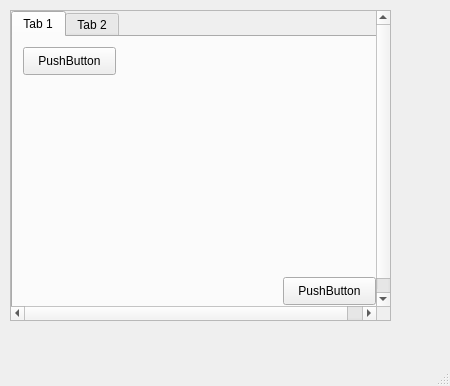
<?xml version="1.0" encoding="UTF-8"?>
<ui version="4.0">
 <class>MainWindow</class>
 <widget class="QMainWindow" name="MainWindow">
  <property name="geometry">
   <rect>
    <x>0</x>
    <y>0</y>
    <width>450</width>
    <height>386</height>
   </rect>
  </property>
  <property name="windowTitle">
   <string>MainWindow</string>
  </property>
  <widget class="QWidget" name="centralwidget">
   <widget class="QWidget" name="gridLayoutWidget">
    <property name="geometry">
     <rect>
      <x>10</x>
      <y>10</y>
      <width>381</width>
      <height>311</height>
     </rect>
    </property>
    <layout class="QGridLayout" name="gridLayout">
     <item row="0" column="0">
      <widget class="QScrollArea" name="scrollArea">
       <property name="widgetResizable">
        <bool>true</bool>
       </property>
       <widget class="QWidget" name="scrollAreaWidgetContents">
        <property name="geometry">
         <rect>
          <x>0</x>
          <y>0</y>
          <width>381</width>
          <height>311</height>
         </rect>
        </property>
        <property name="sizePolicy">
         <sizepolicy hsizetype="Minimum" vsizetype="Minimum">
          <horstretch>10</horstretch>
          <verstretch>0</verstretch>
         </sizepolicy>
        </property>
        <property name="minimumSize">
         <size>
          <width>381</width>
          <height>311</height>
         </size>
        </property>
        <widget class="QTabWidget" name="tabWidget">
         <property name="geometry">
          <rect>
           <x>0</x>
           <y>0</y>
           <width>381</width>
           <height>311</height>
          </rect>
         </property>
         <widget class="QWidget" name="tab_3">
          <attribute name="title">
           <string>Tab 1</string>
          </attribute>
          <widget class="QPushButton" name="pushButton">
           <property name="geometry">
            <rect>
             <x>10</x>
             <y>10</y>
             <width>93</width>
             <height>28</height>
            </rect>
           </property>
           <property name="text">
            <string>PushButton</string>
           </property>
          </widget>
          <widget class="QPushButton" name="pushButton_2">
           <property name="geometry">
            <rect>
             <x>270</x>
             <y>240</y>
             <width>93</width>
             <height>28</height>
            </rect>
           </property>
           <property name="text">
            <string>PushButton</string>
           </property>
          </widget>
         </widget>
         <widget class="QWidget" name="tab_4">
          <attribute name="title">
           <string>Tab 2</string>
          </attribute>
         </widget>
        </widget>
       </widget>
      </widget>
     </item>
    </layout>
   </widget>
  </widget>
  <widget class="QMenuBar" name="menubar">
   <property name="geometry">
    <rect>
     <x>0</x>
     <y>0</y>
     <width>450</width>
     <height>26</height>
    </rect>
   </property>
  </widget>
  <widget class="QStatusBar" name="statusbar"/>
 </widget>
 <resources/>
 <connections/>
</ui>
